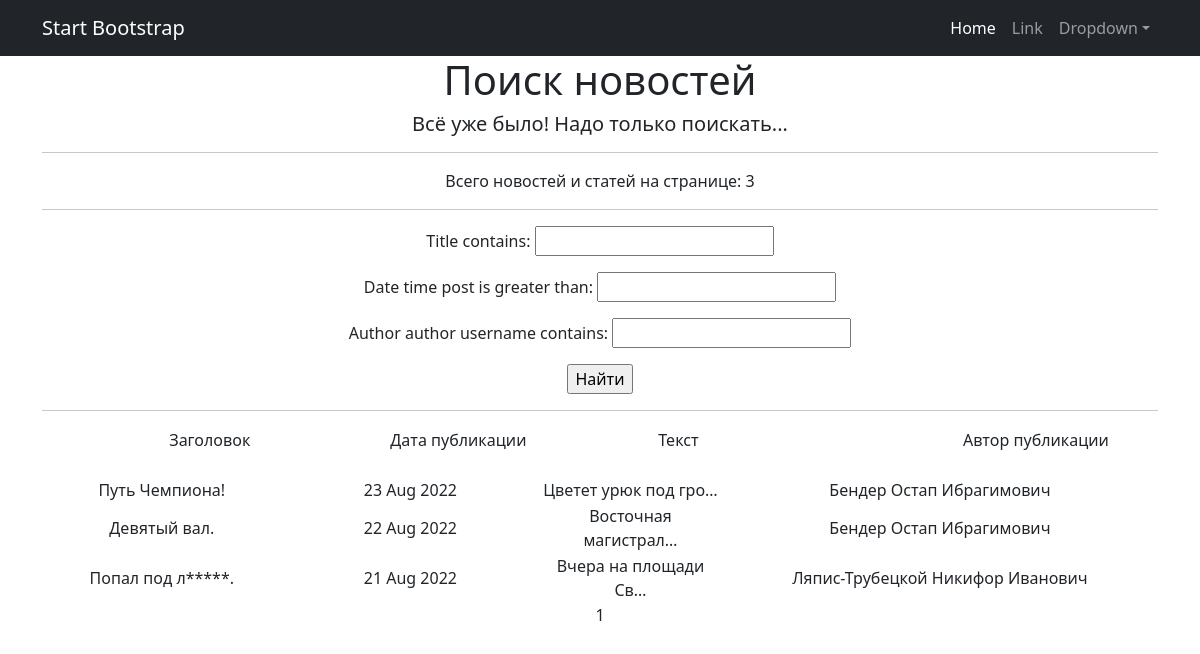
/news/news/search/, run on an earlier commit of the app's database.
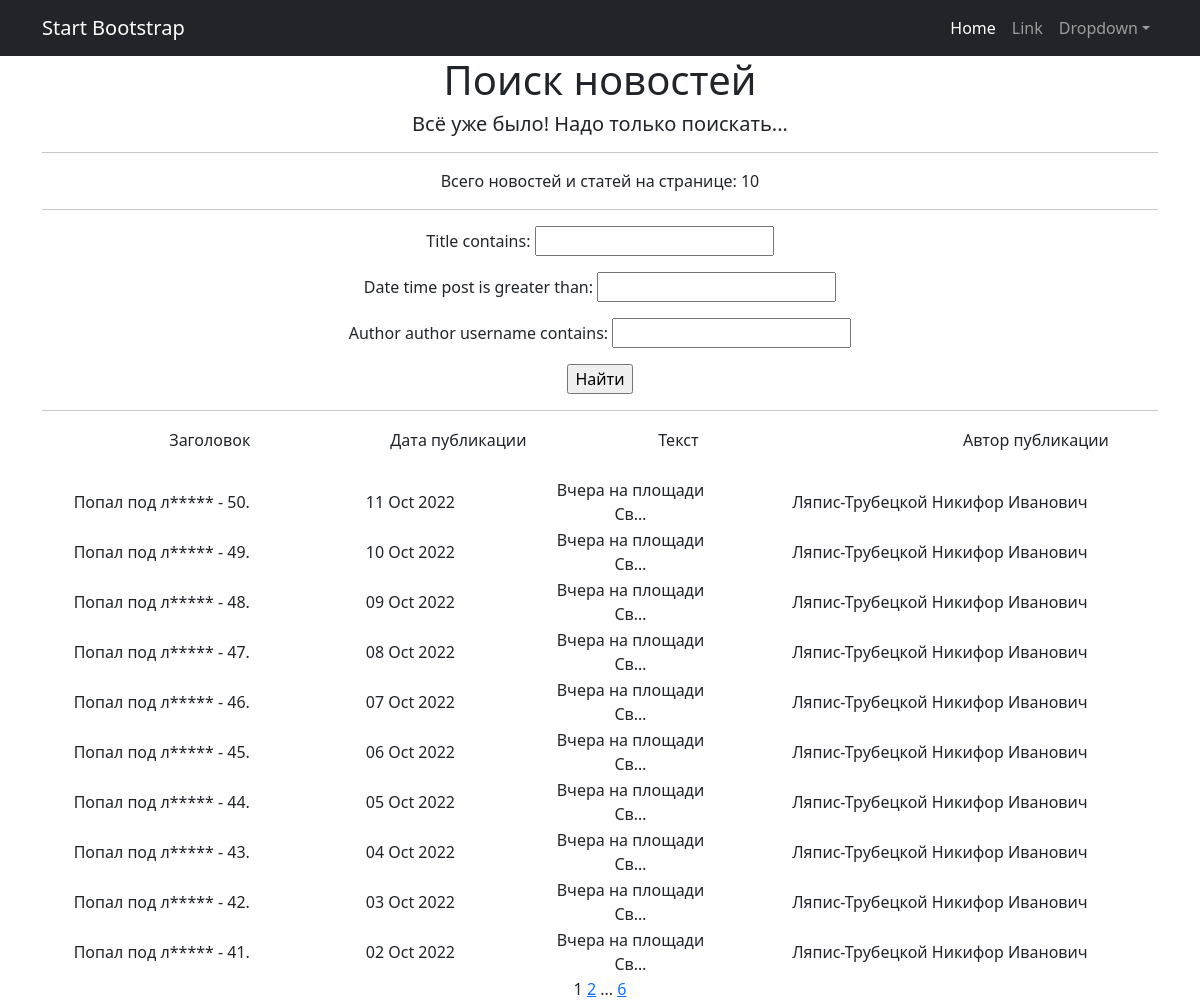
And on a later commit of the database.
### news/models.py (models this page shows, shortened)
class Post(models.Model):                                                                   # Модель 3
    author = models.ForeignKey(Author, on_delete=models.CASCADE)                            # - связь "один ко многим" с моделью Author
    article_or_new = models.CharField(max_length=3, choices=POSITIONS, default=article)     # ART - статья; NEW - новость
    title = models.CharField(max_length=255)                                                # Заголовок статьи или новости
    text_body = models.TextField(default='No text')                                         # Текст статьи или новости
    date_time_post = models.DateTimeField(auto_now_add=True)                                # Дата и время СОЗДАНИЯ записи
    rating_article_or_new = models.FloatField(default=0.0)                                  # Рейтинг статьи или новости
    category = models.ManyToManyField(Category, through='PostCategory')                     # - связь "многие ко многим" с моделью Category (через модель PostCategory)

class Author(models.Model):                                                         # Модель 1
    rating_author = models.FloatField(default=0.0)
    author = models.OneToOneField(User, on_delete=models.CASCADE)                   # Поле связи "один к одному" с встроенной
    def __str__(self):
        return f'{self.author}'

### news/views.py (the view)
# urls.py: path('news/search/', SearchNewsList.as_view()),
class SearchNewsList(ListView):             # Создаю новый класс для страницы поиска /news/search
    model = Post                            # Указываем модель, объекты которой мы будем выводить
    ordering = '-date_time_post'  # Поле, которое будет использоваться для сортировки объектов - дата
    template_name = 'search.html'           # Указываем имя шаблона, в котором будут все инструкции о том,
    context_object_name = 'news'            # Это имя списка, в котором будут лежать все объекты.
    paginate_by = 10                        # вот так мы можем указать количество записей на странице
    def get_queryset(self):
        queryset = super().get_queryset()
        self.filterset = NewsFilter(self.request.GET, queryset)
        return self.filterset.qs
    def get_context_data(self, **kwargs):
        context = super().get_context_data(**kwargs)
        context['filterset'] = self.filterset
        return context

### news/templatetags/custom_filters.py (called while the page is built)
@register.filter()
def censor(text, dict_censor=None):
    if dict_censor is None:
        dict_censor = dict1
    if type(text) != str:               # Проверка строкового типа. Вызов исключения при попытке применения не к строке
        raise ValueError
    length = len(text)
    for word in dict_censor:              # Цикл, для перебора слов (ключей) из словаря Цензор
        index = 0
        while index < length:             # Цикл для поиска вхождения текущего слова в строку и определение его индекса
            i = text.find(word, index)
            if i == -1:
                break
            else:
                print(i)
                for j in range(i+1, i + dict_censor[word]):
                    text = text[:j] + "*" + text[j + 1:]
            index = i + 1
    return text

### news/templatetags/custom_tags.py (called while the page is built)
@register.simple_tag(takes_context=True)
def url_replace(context, **kwargs):
   d = context['request'].GET.copy()
   for k, v in kwargs.items():
       d[k] = v
   return d.urlencode()

### templates/search.html (shortened to what this page needs)
{% extends 'flatpages/default.html' %}
{% load custom_filters %}
{% load custom_tags %}
{% block content %}
    <h1>Поиск новостей</h1>
    <h5> {{ "Всё уже было! Надо только поискать..." }} </h5>
    <hr>
    <p>Всего новостей и статей на странице:  {{ news|length }}</p>
    <hr>
    <form action="" method="get">
       {{ filterset.form.as_p }}
       <input type="submit" value="Найти" />
    </form>
    <hr>
    {% if news %}
    <table>
        <tr>
            <td>
                   &emsp;&emsp;&emsp;&emsp;&emsp;&emsp;Заголовок &emsp;&emsp;&emsp;&emsp;&emsp;&emsp;
            </td>
            <td>
                   &emsp;&emsp;&emsp;&emsp;&emsp;&emsp;Дата публикации &emsp;&emsp;&emsp;&emsp;
            </td>
            <td>
                   &emsp;&emsp;&emsp;&emsp;&emsp;&emsp;Текст &emsp;&emsp;&emsp;&emsp;
            </td>
            <td>
                   &emsp;&emsp;&emsp;&emsp;&emsp;&emsp;&emsp;&emsp;&emsp;&emsp;&emsp;&emsp;Автор публикации &emsp;&emsp;&emsp;&emsp;&emsp;&emsp;&emsp;&emsp;&emsp;&emsp;
            </td>
        </tr>
        {% for new in news %}
        <tr>
            <td>{{ new.title | censor }}</td>
            <td>{{ new.date_time_post | date:'d M Y' }}</td>
            <td>{{ new.text_body | truncatechars:20 | censor }}</td>
            <td>{{ new.author }}</td>
        </tr>
        {% endfor %}
    </table>
    {% else %}
        <h2>Новостей нет!</h2>
    {% endif %}
   {{ page_obj.number }}
   {% if page_obj.has_next %}
       <a href="?{% url_replace page=page_obj.next_page_number %}">{{ page_obj.next_page_number }}</a>
       {% if paginator.num_pages != page_obj.next_page_number %}
           ...
           <a href="?{% url_replace page=page_obj.paginator.num_pages %}">{{ page_obj.paginator.num_pages }}</a>
       {% endif %}
   {% endif %}
{% endblock content %}

What changed in the data, as far as the page shows it:
no longer on this page (row unchanged): Post: title|censor "Путь Чемпиона!", date_time_post "23 Aug 2022", text_body|censor "Цветет урюк под гро…", author "Бендер Остап Ибрагимович"
no longer on this page (row unchanged): Post: title|censor "Девятый вал.", date_time_post "22 Aug 2022", text_body|censor "Восточная магистрал…", author "Бендер Остап Ибрагимович"
no longer on this page (row unchanged): Post: title|censor "Попал под л*****.", date_time_post "21 Aug 2022", text_body|censor "Вчера на площади Св…", author "Ляпис-Трубецкой Никифор Иванович"
added Post: title|censor "Попал под л***** - 50.", date_time_post "11 Oct 2022", text_body|censor "Вчера на площади Св…", author "Ляпис-Трубецкой Никифор Иванович"
added Post: title|censor "Попал под л***** - 49.", date_time_post "10 Oct 2022", text_body|censor "Вчера на площади Св…", author "Ляпис-Трубецкой Никифор Иванович"
added Post: title|censor "Попал под л***** - 48.", date_time_post "09 Oct 2022", text_body|censor "Вчера на площади Св…", author "Ляпис-Трубецкой Никифор Иванович"
added Post: title|censor "Попал под л***** - 47.", date_time_post "08 Oct 2022", text_body|censor "Вчера на площади Св…", author "Ляпис-Трубецкой Никифор Иванович"
added Post: title|censor "Попал под л***** - 46.", date_time_post "07 Oct 2022", text_body|censor "Вчера на площади Св…", author "Ляпис-Трубецкой Никифор Иванович"
added Post: title|censor "Попал под л***** - 45.", date_time_post "06 Oct 2022", text_body|censor "Вчера на площади Св…", author "Ляпис-Трубецкой Никифор Иванович"
added Post: title|censor "Попал под л***** - 44.", date_time_post "05 Oct 2022", text_body|censor "Вчера на площади Св…", author "Ляпис-Трубецкой Никифор Иванович"
added Post: title|censor "Попал под л***** - 43.", date_time_post "04 Oct 2022", text_body|censor "Вчера на площади Св…", author "Ляпис-Трубецкой Никифор Иванович"
added Post: title|censor "Попал под л***** - 42.", date_time_post "03 Oct 2022", text_body|censor "Вчера на площади Св…", author "Ляпис-Трубецкой Никифор Иванович"
added Post: title|censor "Попал под л***** - 41.", date_time_post "02 Oct 2022", text_body|censor "Вчера на площади Св…", author "Ляпис-Трубецкой Никифор Иванович"
Also different on the page:
{{ news|length }}: "3" → "10"
{{ page_obj.next_page_number }}: (not shown) → "2"
{{ page_obj.paginator.num_pages }}: (not shown) → "6"
